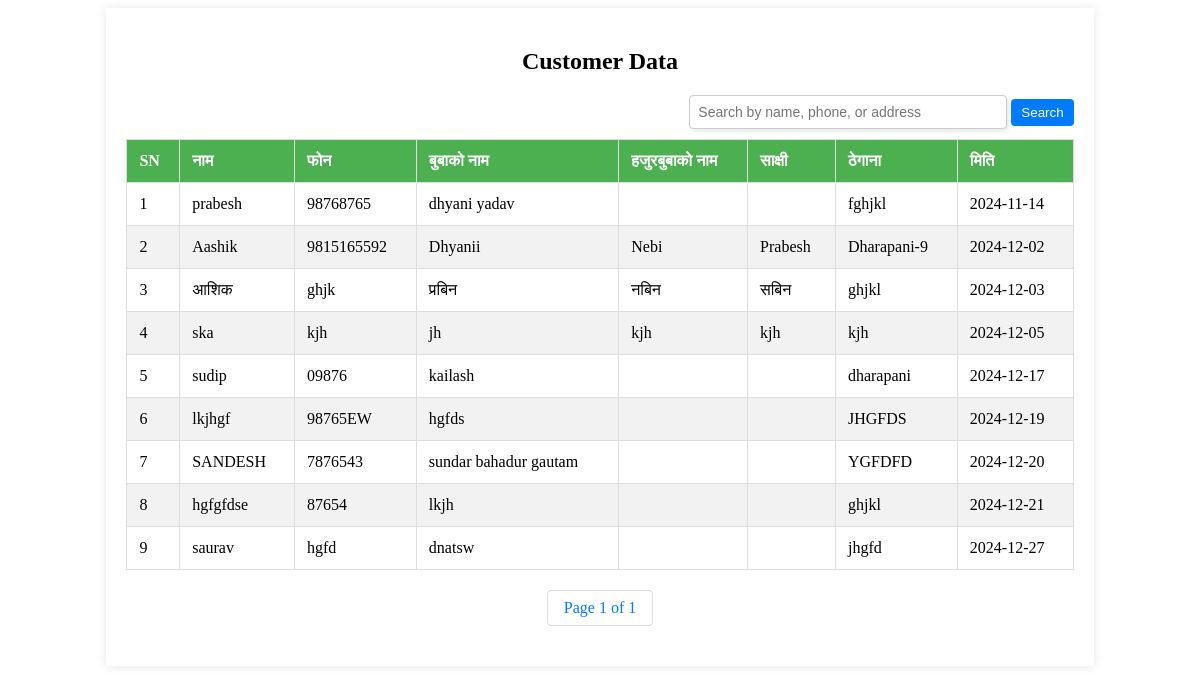
The page /user_profile (signed in) on the database as committed earlier.
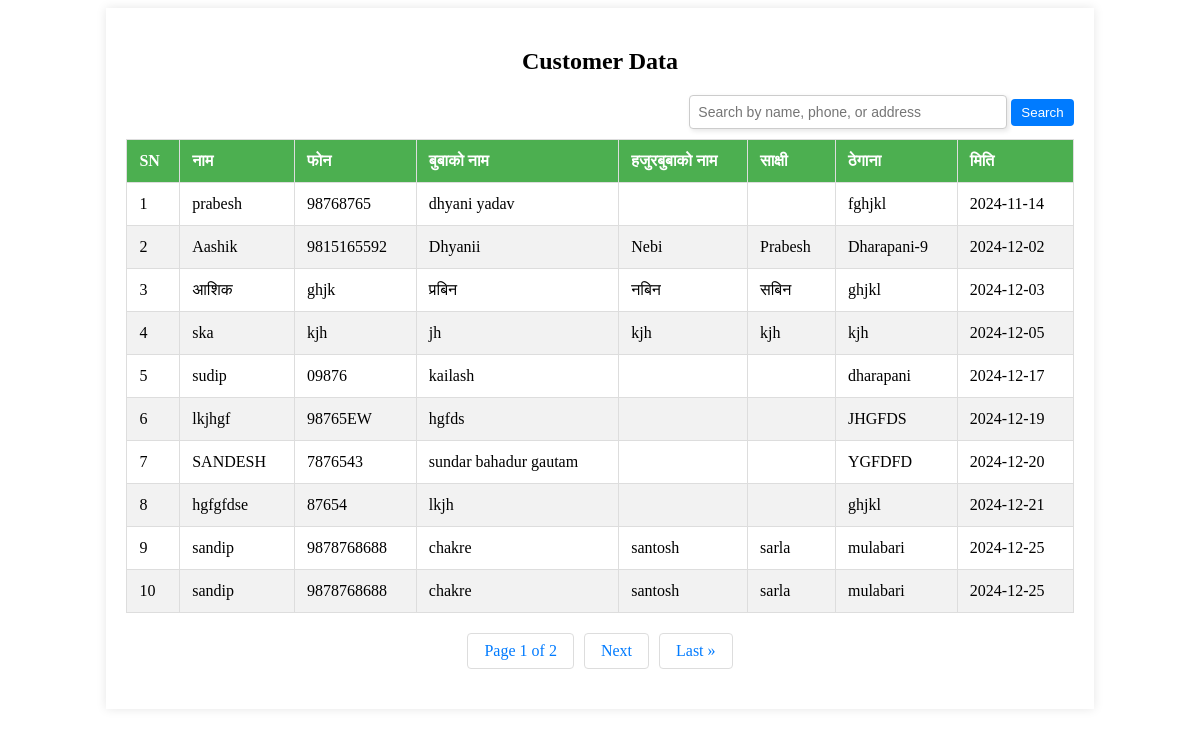
The same page on the database as committed later.
### invoice/models.py (models this page shows, shortened)
class UserInfo(models.Model):
    username = models.CharField(max_length=255)
    father_name = models.CharField(max_length=255)
    address = models.CharField(max_length=255)
    phone = models.CharField(max_length=15)
    created_at = models.DateField()
    grand_parent=models.CharField(max_length=50)
    registered=models.CharField(max_length=50,blank=True)
    minor=models.CharField(max_length=50)
    from django.db.models import Sum, F

### invoice/views.py (the view)
# urls.py: path('user_profile', views.user_profile, name='user_profile'),  # View all users
@login_required
def user_profile(request):
    profiles = UserInfo.objects.all().order_by('created_at')
    search_query = request.GET.get('search', '')
    if search_query:
        profiles = profiles.filter(
            Q(username__icontains=search_query) |
            Q(phone__icontains=search_query) |
            Q(address__icontains=search_query)
        )
    paginator = Paginator(profiles, 10)
    page_number = request.GET.get('page', 1)
    try:
        page_obj = paginator.page(page_number)
    except Exception:
        page_obj = paginator.page(1)
    return render(request, 'user_profile.html', {
        'page_obj': page_obj,
        'search': search_query,
    })

### templates/user_profile.html (shortened to what this page needs)
<!DOCTYPE html>
<html lang="en">
<head>
    {% load static %}
    <link rel="stylesheet" type="text/css" href="{% static 'css/storage.css' %}">
</head>
<body>
<div class="table-container">
    <h2>Customer Data</h2>
    <div class="search-container">
        <form method="get" action="">
            <input
                type="text"
                id="searchInput"
                name="search"
                value="{{ search }}"
                placeholder="Search by name, phone, or address"
            >
            <button type="submit" class="add-btn" style="padding: 6px 10px;">Search</button>
        </form>
    </div>
    <table class="customer-table">
        <thead>
            <tr>
                <th>SN</th>
                <th>नाम</th>
                <th>फोन</th>
                <th>बुबाको नाम</th>
                <th>हजुरबुबाको नाम</th>
                <th>साक्षी</th>
                <th>ठेगाना</th>
                <th>मिति</th>
            </tr>
        </thead>
        <tbody>
            {% for user in page_obj %}
            <tr class="row-bg" onclick="redirectToDetails('{% if user.id %}{% url 'user_data' user.id %}{% endif %}')">                <td>{{ forloop.counter }}</td>
                <td>{{ user.username }}</td>
                <td>{{ user.phone }}</td>
                <td>{{ user.father_name }}</td>
                <td>{{ user.grand_parent }}</td>
                <td>{{ user.minor }}</td>
                <td>{{ user.address }}</td>
                <td>{{ user.created_at|date:"Y-m-d" }}</td>
            </tr>
            {% empty %}
            <tr>
                <td colspan="8">No customers found.</td>
            </tr>
            {% endfor %}
        </tbody>
    </table>
    <div class="pagination">
        <span>
            Page {{ page_obj.number }} of {{ page_obj.paginator.num_pages }}
        </span>
        {% if page_obj.has_next %}
            <a href="?page={{ page_obj.next_page_number }}{% if search %}&search={{ search }}{% endif %}">Next</a>
            <a href="?page={{ page_obj.paginator.num_pages }}{% if search %}&search={{ search }}{% endif %}">Last &raquo;</a>
        {% endif %}
    </div>
</body>
</html>

### staticfiles/css/storage.css (style rules this page uses)
.table-container { margin: 0 auto; width: 80%; padding: 20px; background-color: #fff; box-shadow: 0 0 10px rgba(0, 0, 0, 0.1); }
h2 { text-align: center; margin-bottom: 20px; }
.customer-table { width: 100%; border-collapse: collapse; }
.customer-table th, .customer-table td { padding: 12px; border: 1px solid #ddd; text-align: left; }
.customer-table th { background-color: #4CAF50; color: white; }
.customer-table tr:nth-child(even) { background-color: #f2f2f2; }
.search-container { display: flex; justify-content: flex-end; margin-bottom: 10px; }
#searchInput { width: 300px; padding: 8px; font-size: 14px; border: 1px solid #ccc; border-radius: 4px; box-shadow: 2px 2px 5px rgba(0, 0, 0, 0.1); transition: border 0.3s ease-in-out; }
.add-btn { padding: 10px 20px; background-color: #007bff; color: #fff; border: none; border-radius: 4px; cursor: pointer; transition: background-color 0.3s ease; }
.pagination { margin: 20px 0; display: flex; justify-content: center; list-style: none; padding: 0; }
.pagination a, .pagination span { margin: 0 5px; padding: 8px 16px; border: 1px solid #ddd; text-decoration: none; color: #007bff; border-radius: 4px; }

Rows that differ between the two databases and show on the page:
no longer on this page (row unchanged): UserInfo: username "saurav", phone "hgfd", father_name "dnatsw", address "jhgfd", created_at "2024-12-27"
added UserInfo: username "sandip", phone "9878768688", father_name "chakre", grand_parent "santosh", minor "sarla", address "mulabari", created_at "2024-12-25"
added UserInfo: username "sandip", phone "9878768688", father_name "chakre", grand_parent "santosh", minor "sarla", address "mulabari", created_at "2024-12-25"
Other text that changed with them:
{{ page_obj.paginator.num_pages }}: "1" → "2"
text now shown: "Next Last »"
